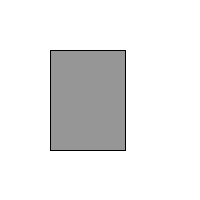
Frame 1 (no input)
Frame 60 (the mouse pressed at the canvas centre just before this capture): identical to frame 1, image omitted
Frame 120 (the mouse held since frame 60 and released just before this capture): identical to frame 1, image omitted

The Processing sketch that drew this single still picture (run headless with seeded random() and noise(); from frame 60 on, the mouse is pressed at the canvas centre):

// Processing sketch: sketch_04color_rgbcolor
// ── sketch_04color_rgbcolor.pde
//code by wool@wool.pe.kr
//date : 2016.09.15
//ref : https://www.processing.org/tutorials/color/

void setup() {
  size(200, 200);
  background(255); // Setting the background to white 
  stroke(0); // Setting the outline (stroke) to black 
  fill(150); // Setting the interior of a shape (fill) to grey 
  rect(50,50,75,100); // Drawing the rectangle
  

}

void draw() {
}
